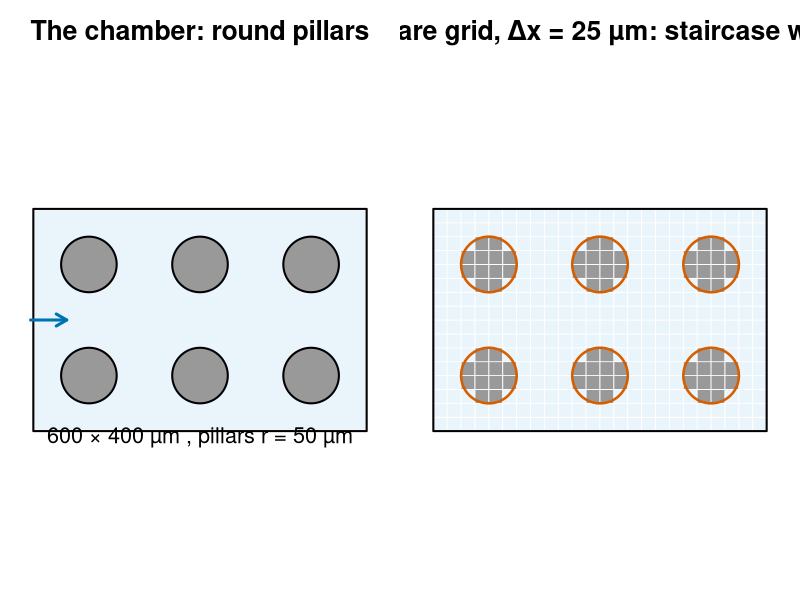
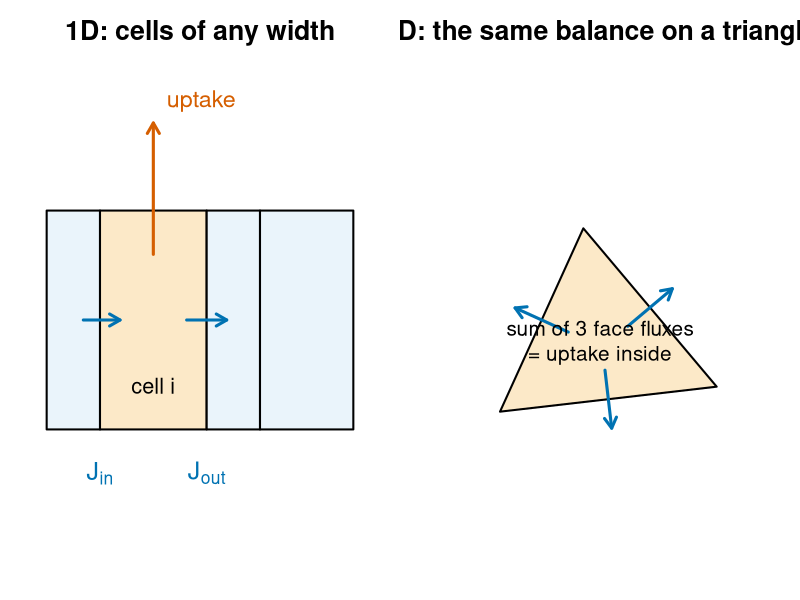
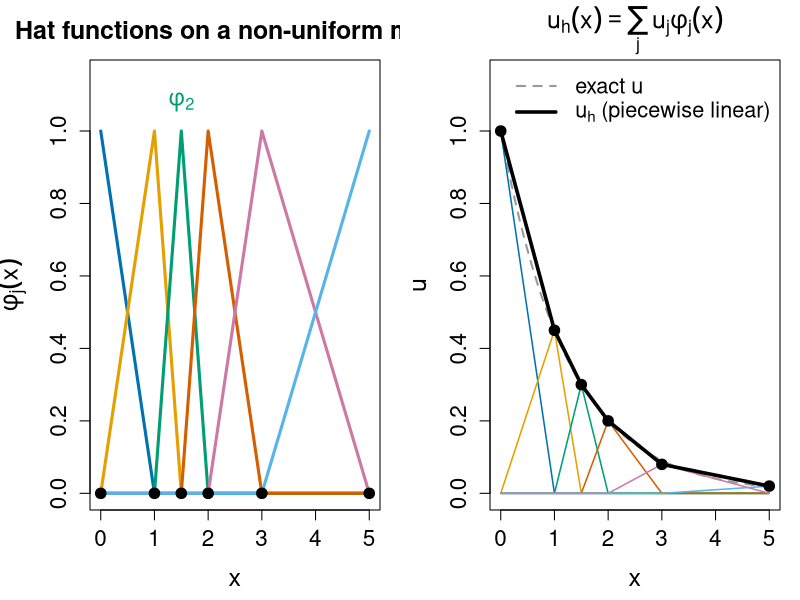
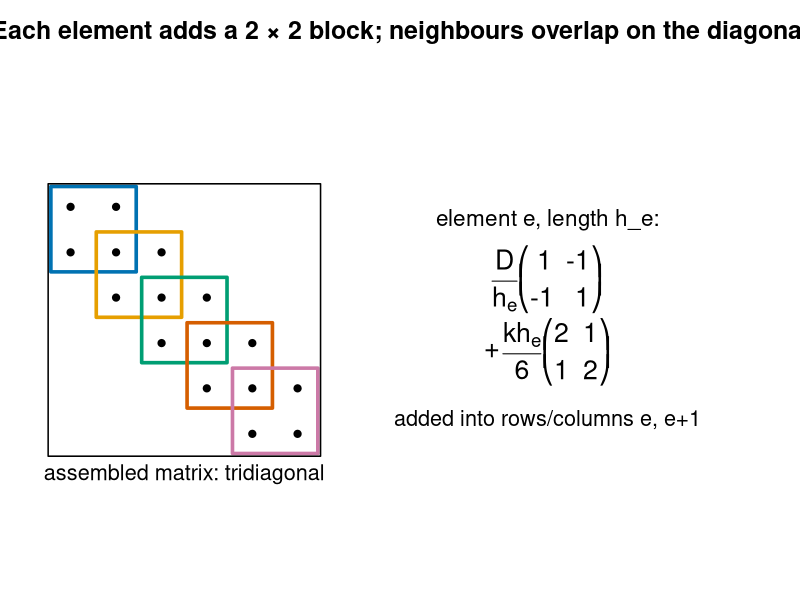
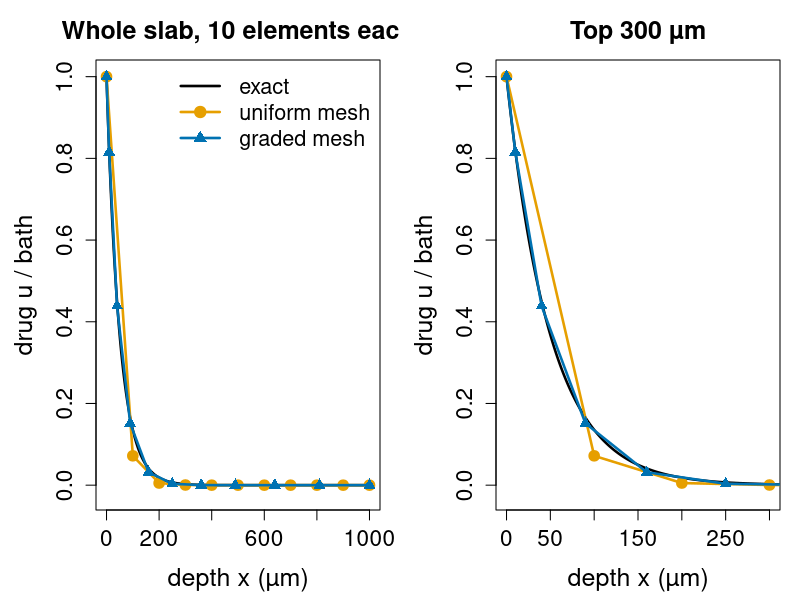
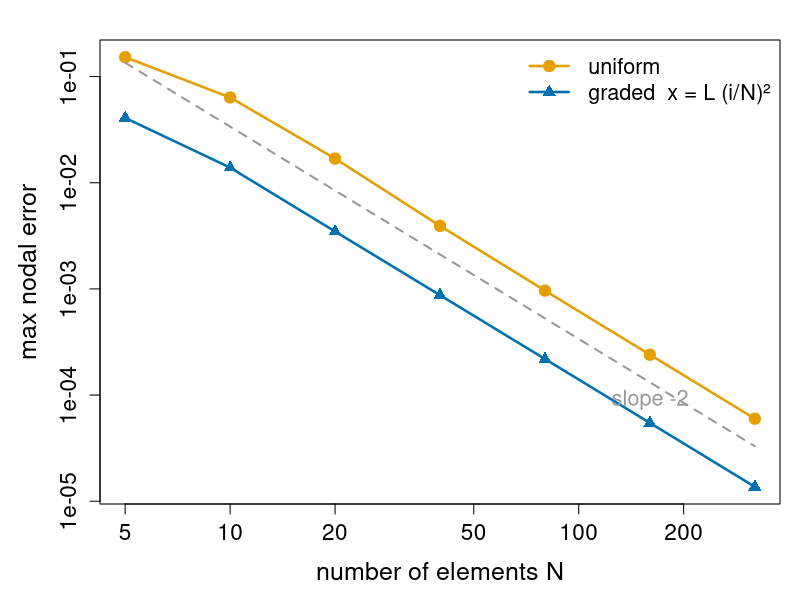
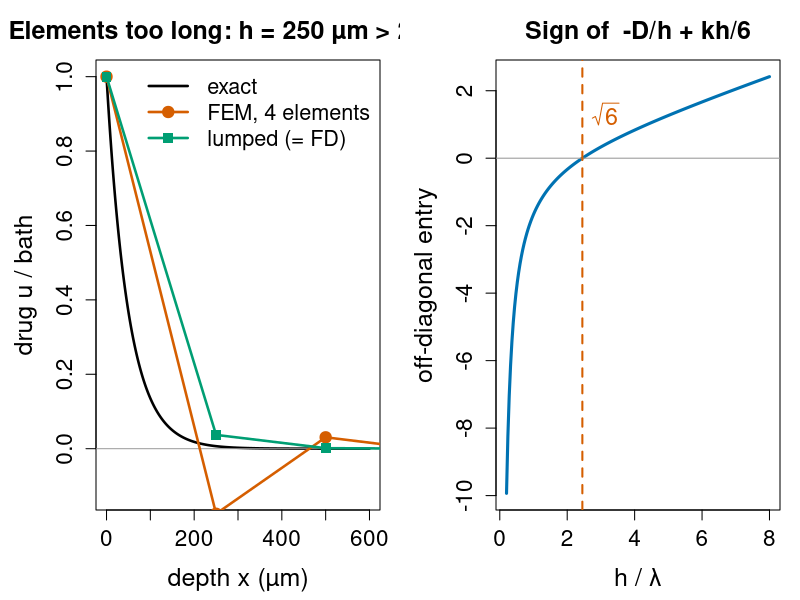
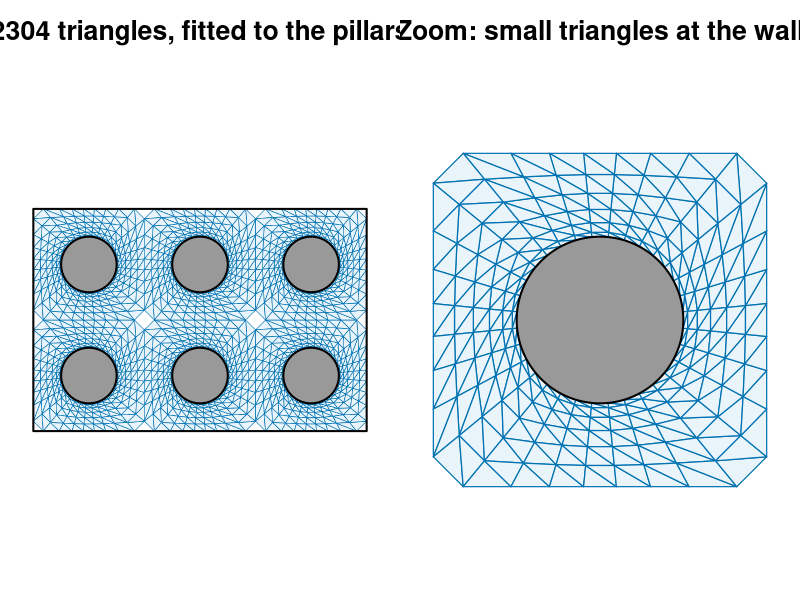

Reproduce these figures in R, in order.
# Figures for the fem-outlook/ unit ("Beyond rectangles: finite elements and flow").
#
# Re-run by hand from this folder (it is NOT run by `quarto render`):
#   cd fem-outlook && Rscript make-fem-outlook-figs.R
#
# Base R graphics only (grDevices::svg). Colours are Okabe-Ito (colour-blind
# safe). Runs in a few seconds. Units: um and s throughout.
#
# Running examples (our own round numbers; all "data" are synthetic):
#   * culture chamber 600 x 400 um with a 3 x 2 array of round pillars,
#     radius 50 um, centres 200 um apart.
#   * drug diffusing into a hydrogel slab of thickness L = 1000 um with uptake
#     by embedded cells: -(D u')' + k u = 0, D = 100 um^2/s, k = 0.04 /s,
#     u(0) = 1 (bath), u'(L) = 0 (dish bottom). Length scale lambda = 50 um.
#   * Poiseuille flow between plates 100 um apart, mean speed 1000 um/s
#     (the T-sensor numbers of "Flow plus diffusion").
# Makes:
#   fig01-staircase.svg   chamber with pillars on a square grid: staircase walls
#   fig02-finite-volume.svg  conservation per cell: 1D row and a 2D triangle
#   fig03-hats.svg        hat functions on a non-uniform mesh, and their sum
#   fig04-assembly.svg    2 x 2 element matrices adding up to a tridiagonal one
#   fig05-slab.svg        hydrogel slab: exact profile, uniform vs graded mesh
#   fig06-error.svg       max nodal error vs number of elements, log-log
#   fig07-negative.svg    too-coarse mesh: negative concentration
#   fig08-mesh2d.svg      triangle mesh of the pillar chamber, graded at pillars
#   fig09-poiseuille.svg  Poiseuille profile across a channel, FEM nodes on it

oi <- c(orange = "#E69F00", sky = "#56B4E9", green = "#009E73",
        yellow = "#F0E442", blue = "#0072B2", red = "#D55E00",
        purple = "#CC79A7", grey = "#999999", black = "#000000")
um <- "µm"
par_big <- function(...) par(cex.lab = 1.5, cex.axis = 1.35, cex.main = 1.5, ...)

## ---- solver (same code as on the slides) -------------------------------------

thomas <- function(a, b, c, d) {                 # from "Implicit schemes ..."
  n <- length(d)
  for (i in 2:n) { w <- a[i] / b[i - 1]; b[i] <- b[i] - w * c[i - 1]; d[i] <- d[i] - w * d[i - 1] }
  x <- numeric(n); x[n] <- d[n] / b[n]
  for (i in (n - 1):1) x[i] <- (d[i] - c[i] * x[i + 1]) / b[i]
  x
}
assemble <- function(x, D, k, f = 0, lumped = FALSE) {
  n <- length(x); h <- diff(x)
  D <- rep_len(D, n - 1); k <- rep_len(k, n - 1); f <- rep_len(f, n - 1)
  di <- numeric(n); off <- numeric(n - 1); b <- numeric(n)
  for (e in 1:(n - 1)) {
    kd <- D[e] / h[e] + k[e] * h[e] * (if (lumped) 1 / 2 else 1 / 3)
    ko <- -D[e] / h[e] + k[e] * h[e] * (if (lumped) 0 else 1 / 6)
    di[e:(e + 1)] <- di[e:(e + 1)] + kd
    off[e] <- off[e] + ko
    b[e:(e + 1)] <- b[e:(e + 1)] + f[e] * h[e] / 2
  }
  list(di = di, off = off, b = b)
}
fem1d <- function(x, D, k, f = 0, u0 = 1, lumped = FALSE) {
  S <- assemble(x, D, k, f, lumped); off <- S$off
  rhs <- S$b[-1]; rhs[1] <- rhs[1] - off[1] * u0
  c(u0, thomas(off, S$di[-1], c(off[-1], 0), rhs))
}

L <- 1000; D <- 100; k <- 0.04; lam <- sqrt(D / k)
exact <- function(x) cosh((L - x) / lam) / cosh(L / lam)

## ---- chamber geometry ----------------------------------------------------------

W <- 600; H <- 400; R <- 50
cx <- c(100, 300, 500); cy <- c(100, 300)
centres <- expand.grid(x = cx, y = cy)
in_pillar <- function(x, y) {
  d2 <- outer(x, centres$x, "-")^2 + outer(y, centres$y, "-")^2
  apply(d2 <= R^2, 1, any)
}
draw_pillars <- function(col = oi["grey"], border = oi["black"]) {
  th <- seq(0, 2 * pi, length.out = 200)
  for (i in seq_len(nrow(centres)))
    polygon(centres$x[i] + R * cos(th), centres$y[i] + R * sin(th),
            col = col, border = border, lwd = 2)
}

## ---- fig01: staircase ------------------------------------------------------------

svg("fig01-staircase.svg", width = 12, height = 4.6)
par(mfrow = c(1, 2), mar = c(1, 1, 3, 1))
plot(NA, xlim = c(0, W), ylim = c(0, H), asp = 1, axes = FALSE, xlab = "", ylab = "")
title("The chamber: round pillars", cex.main = 1.6)
rect(0, 0, W, H, col = "#EAF4FB", border = oi["black"], lwd = 2)
draw_pillars()
arrows(-5, 200, 60, 200, length = 0.12, lwd = 3, col = oi["blue"])
text(300, -12, paste("600 ×", 400, um, ", pillars r = 50", um), cex = 1.3, xpd = NA)

hgrid <- 25
plot(NA, xlim = c(0, W), ylim = c(0, H), asp = 1, axes = FALSE, xlab = "", ylab = "")
title(paste0("Square grid, Δx = ", hgrid, " ", um, ": staircase walls"), cex.main = 1.6)
xs <- seq(hgrid / 2, W - hgrid / 2, by = hgrid); ys <- seq(hgrid / 2, H - hgrid / 2, by = hgrid)
G <- expand.grid(x = xs, y = ys)
solid <- in_pillar(G$x, G$y)
rect(G$x - hgrid / 2, G$y - hgrid / 2, G$x + hgrid / 2, G$y + hgrid / 2,
     col = ifelse(solid, oi["grey"], "#EAF4FB"), border = "white", lwd = 0.8)
th <- seq(0, 2 * pi, length.out = 200)
for (i in seq_len(nrow(centres)))
  lines(centres$x[i] + R * cos(th), centres$y[i] + R * sin(th), col = oi["red"], lwd = 2.5)
rect(0, 0, W, H, border = oi["black"], lwd = 2)
dev.off()

## ---- fig02: finite volumes -----------------------------------------------------

svg("fig02-finite-volume.svg", width = 12, height = 4.2)
par(mfrow = c(1, 2), mar = c(1, 1, 3, 1))
plot(NA, xlim = c(0, 5), ylim = c(0, 2.2), axes = FALSE, xlab = "", ylab = "")
title("1D: cells of any width", cex.main = 1.6)
edges <- c(0.2, 1.0, 2.6, 3.4, 4.8)
for (i in 1:4) rect(edges[i], 0.6, edges[i + 1], 1.6,
                    col = if (i == 2) "#FCE9C8" else "#EAF4FB", border = oi["black"], lwd = 2)
arrows(0.75, 1.1, 1.3, 1.1, lwd = 3, length = 0.12, col = oi["blue"])
arrows(2.3, 1.1, 2.9, 1.1, lwd = 3, length = 0.12, col = oi["blue"])
arrows(1.8, 1.4, 1.8, 2.0, lwd = 3, length = 0.12, col = oi["red"])
text(1.0, 0.4, expression(J["in"]), cex = 1.5, col = oi["blue"])
text(2.6, 0.4, expression(J["out"]), cex = 1.5, col = oi["blue"])
text(2.0, 2.1, "uptake", cex = 1.4, col = oi["red"], adj = 0)
text(1.8, 0.8, "cell i", cex = 1.3)

plot(NA, xlim = c(0, 4), ylim = c(0, 3), asp = 1, axes = FALSE, xlab = "", ylab = "")
title("2D: the same balance on a triangle", cex.main = 1.6)
P <- rbind(c(0.8, 0.4), c(3.4, 0.7), c(1.8, 2.6))
polygon(P, col = "#FCE9C8", border = oi["black"], lwd = 2)
for (s in 1:3) {
  a <- P[s, ]; b <- P[s %% 3 + 1, ]; m <- (a + b) / 2
  t <- b - a; nrm <- c(t[2], -t[1]) / sqrt(sum(t^2))
  arrows(m[1] - 0.35 * nrm[1], m[2] - 0.35 * nrm[2], m[1] + 0.35 * nrm[1], m[2] + 0.35 * nrm[2],
         lwd = 3, length = 0.12, col = oi["blue"])
}
text(2.0, 1.25, "sum of 3 face fluxes\n= uptake inside", cex = 1.25)
dev.off()

## ---- fig03: hat functions --------------------------------------------------------

svg("fig03-hats.svg", width = 12, height = 4.6)
par(mfrow = c(1, 2), mar = c(4.5, 4.5, 3, 1)); par_big()
xn <- c(0, 1, 1.5, 2, 3, 5)
cols <- c(oi["blue"], oi["orange"], oi["green"], oi["red"], oi["purple"], oi["sky"])
plot(NA, xlim = range(xn), ylim = c(0, 1.15), xlab = "x", ylab = expression(phi[j](x)))
title("Hat functions on a non-uniform mesh", cex.main = 1.5)
for (j in seq_along(xn)) {
  y <- as.numeric(seq_along(xn) == j)
  lines(xn, y, col = cols[j], lwd = 3)
}
points(xn, rep(0, length(xn)), pch = 19, cex = 1.4)
text(1.5, 1.08, expression(phi[2]), cex = 1.4, col = oi["green"])
uj <- c(1, 0.45, 0.3, 0.2, 0.08, 0.02)
xf <- seq(0, 5, length.out = 400)
plot(xf, exp(-0.8 * xf), type = "l", lwd = 2, lty = 2, col = oi["grey"],
     xlab = "x", ylab = "u", ylim = c(0, 1.15))
title(expression(u[h](x) == sum(u[j] * phi[j](x), j)), cex.main = 1.5)
for (j in seq_along(xn)) {
  y <- uj[j] * as.numeric(seq_along(xn) == j)
  lines(xn, y, col = cols[j], lwd = 1.5)
}
lines(xn, uj, lwd = 3.5, col = oi["black"])
points(xn, uj, pch = 19, cex = 1.4)
legend("topright", c("exact u", expression(u[h]~"(piecewise linear)")), lty = c(2, 1),
       lwd = c(2, 3.5), col = c(oi["grey"], oi["black"]), bty = "n", cex = 1.3)
dev.off()

## ---- fig04: assembly -----------------------------------------------------------

svg("fig04-assembly.svg", width = 11, height = 4.8)
par(mar = c(1, 1, 3, 1))
n <- 6
plot(NA, xlim = c(0, 15.5), ylim = c(-0.5, n + 0.5), axes = FALSE, xlab = "", ylab = "", asp = 1)
title("Each element adds a 2 × 2 block; neighbours overlap on the diagonal", cex.main = 1.5)
ecol <- c(oi["blue"], oi["orange"], oi["green"], oi["red"], oi["purple"])
## element blocks, offset a little so overlap is visible
for (e in 1:(n - 1)) {
  x0 <- e - 1; y0 <- n - e - 1
  rect(x0 + 0.06, y0 + 0.06, x0 + 1.94, y0 + 1.94, border = ecol[e], lwd = 3.5)
}
for (i in 1:n) for (j in 1:n) if (abs(i - j) <= 1)
  text(j - 0.5, n - i + 0.5, if (i == j) "•" else "•", cex = 2)
rect(0, 0, n, n, border = oi["black"], lwd = 1.5)
text(n / 2, -0.4, "assembled matrix: tridiagonal", cex = 1.3)
## element matrix
text(11, 5.2, "element e, length h_e:", cex = 1.35)
text(11, 3.9, expression(frac(D, h[e]) * bgroup("(", atop(" 1  -1", "-1   1"), ")")), cex = 1.6)
text(11, 2.3, expression(+ frac(k * h[e], 6) * bgroup("(", atop("2  1", "1  2"), ")")), cex = 1.6)
text(11, 0.8, "added into rows/columns e, e+1", cex = 1.3)
dev.off()

## ---- fig05: slab profiles --------------------------------------------------------

xu <- seq(0, L, length.out = 11); xg <- L * (0:10 / 10)^2
uu <- fem1d(xu, D, k); ug <- fem1d(xg, D, k)
svg("fig05-slab.svg", width = 12, height = 4.8)
par(mfrow = c(1, 2), mar = c(4.5, 4.8, 3, 1)); par_big()
xf <- seq(0, L, length.out = 1000)
for (zoom in c(FALSE, TRUE)) {
  xl <- if (zoom) c(0, 300) else c(0, L)
  plot(xf, exact(xf), type = "l", lwd = 2.5, col = oi["black"], xlim = xl, ylim = c(-0.02, 1),
       xlab = paste0("depth x (", um, ")"), ylab = "drug u / bath")
  title(if (zoom) "Top 300 µm" else "Whole slab, 10 elements each", cex.main = 1.5)
  lines(xu, uu, col = oi["orange"], lwd = 2.5, type = "o", pch = 19, cex = 1.2)
  lines(xg, ug, col = oi["blue"], lwd = 2.5, type = "o", pch = 17, cex = 1.2)
  if (!zoom) legend("topright", c("exact", "uniform mesh", "graded mesh"),
                    col = c(oi["black"], oi["orange"], oi["blue"]), lwd = 2.5,
                    pch = c(NA, 19, 17), bty = "n", cex = 1.3)
}
dev.off()

## ---- fig06: error vs N -------------------------------------------------------------

Ns <- c(5, 10, 20, 40, 80, 160, 320)
err <- t(sapply(Ns, function(N) {
  xu <- seq(0, L, length.out = N + 1); xg <- L * (0:N / N)^2
  c(max(abs(fem1d(xu, D, k) - exact(xu))), max(abs(fem1d(xg, D, k) - exact(xg))))
}))
svg("fig06-error.svg", width = 8, height = 5.2)
par(mar = c(4.8, 5, 2, 1)); par_big()
plot(Ns, err[, 1], log = "xy", type = "o", pch = 19, lwd = 2.5, col = oi["orange"], cex = 1.3,
     xlab = "number of elements N", ylab = "max nodal error", ylim = range(err))
lines(Ns, err[, 2], type = "o", pch = 17, lwd = 2.5, col = oi["blue"], cex = 1.3)
lines(Ns, 0.5 * err[3, 1] * (Ns / Ns[3])^-2, lty = 2, col = oi["grey"], lwd = 2)
text(160, 0.5 * err[3, 1] * (160 / Ns[3])^-2, "slope -2", pos = 1, cex = 1.3, col = oi["grey"])
legend("topright", c("uniform", "graded  x = L (i/N)²"), col = c(oi["orange"], oi["blue"]),
       pch = c(19, 17), lwd = 2.5, bty = "n", cex = 1.3)
dev.off()

## ---- fig07: negative concentration --------------------------------------------------

svg("fig07-negative.svg", width = 12, height = 4.6)
par(mfrow = c(1, 2), mar = c(4.5, 4.8, 3, 1)); par_big()
xf <- seq(0, 600, length.out = 600)
x4 <- seq(0, L, length.out = 5); x8 <- seq(0, L, length.out = 9)
plot(xf, exact(xf), type = "l", lwd = 2.5, xlim = c(0, 600), ylim = c(-0.12, 1),
     xlab = paste0("depth x (", um, ")"), ylab = "drug u / bath")
abline(h = 0, col = oi["grey"])
title("Elements too long: h = 250 µm > 2.45 λ", cex.main = 1.5)
lines(x4, fem1d(x4, D, k), type = "o", pch = 19, lwd = 2.5, col = oi["red"], cex = 1.3)
lines(x4, fem1d(x4, D, k, lumped = TRUE), type = "o", pch = 15, lwd = 2.5, col = oi["green"], cex = 1.3)
legend("topright", c("exact", "FEM, 4 elements", "lumped (= FD)"),
       col = c(oi["black"], oi["red"], oi["green"]), lwd = 2.5, pch = c(NA, 19, 15), bty = "n", cex = 1.3)
hs <- seq(10, 400, by = 2)
plot(hs / lam, -D / hs + k * hs / 6, type = "l", lwd = 3, col = oi["blue"],
     xlab = "h / λ", ylab = "off-diagonal entry")
abline(h = 0, col = oi["grey"]); abline(v = sqrt(6), lty = 2, lwd = 2, col = oi["red"])
text(sqrt(6), 1.2, expression(sqrt(6)), pos = 4, cex = 1.4, col = oi["red"])
title("Sign of  -D/h + kh/6", cex.main = 1.5)
dev.off()

## ---- fig08: 2D triangle mesh -----------------------------------------------------

## O-grid around each pillar: blend circle and square cell boundary, graded
## towards the pillar; split each quadrilateral into two triangles.
svg("fig08-mesh2d.svg", width = 12, height = 4.6)
par(mfrow = c(1, 2), mar = c(1, 1, 3, 1))
mesh_cell <- function(x0, y0, a = 100, r = R, M = 32, Rn = 6, grade = 1.6) {
  th <- 2 * pi * (0:(M - 1)) / M + pi / M
  s <- ((0:Rn) / Rn)^grade
  sq <- cbind(cos(th), sin(th)) / pmax(abs(cos(th)), abs(sin(th))) * a
  ci <- cbind(cos(th), sin(th)) * r
  X <- outer(1 - s, ci[, 1]) + outer(s, sq[, 1]) + x0
  Y <- outer(1 - s, ci[, 2]) + outer(s, sq[, 2]) + y0
  tris <- list()
  for (i in 1:Rn) for (j in 1:M) {
    j2 <- j %% M + 1
    tris[[length(tris) + 1]] <- cbind(c(X[i, j], X[i + 1, j], X[i + 1, j2]),
                                      c(Y[i, j], Y[i + 1, j], Y[i + 1, j2]))
    tris[[length(tris) + 1]] <- cbind(c(X[i, j], X[i + 1, j2], X[i, j2]),
                                      c(Y[i, j], Y[i + 1, j2], Y[i, j2]))
  }
  tris
}
alltris <- list()
for (i in seq_len(nrow(centres))) alltris <- c(alltris, mesh_cell(centres$x[i], centres$y[i]))
plot(NA, xlim = c(0, W), ylim = c(0, H), asp = 1, axes = FALSE, xlab = "", ylab = "")
title(paste(length(alltris), "triangles, fitted to the pillars"), cex.main = 1.6)
for (tr in alltris) polygon(tr, col = "#EAF4FB", border = oi["blue"], lwd = 0.6)
draw_pillars()
rect(0, 0, W, H, border = oi["black"], lwd = 2)
## zoom on one pillar
plot(NA, xlim = c(200, 400), ylim = c(200, 400), asp = 1, axes = FALSE, xlab = "", ylab = "")
title("Zoom: small triangles at the wall", cex.main = 1.6)
for (tr in mesh_cell(300, 300)) polygon(tr, col = "#EAF4FB", border = oi["blue"], lwd = 1.2)
th <- seq(0, 2 * pi, length.out = 200)
polygon(300 + R * cos(th), 300 + R * sin(th), col = oi["grey"], border = oi["black"], lwd = 2)
dev.off()
cat("triangles:", length(alltris), " grid cells in pillars (fig01):", sum(solid), "\n")

## ---- fig09: Poiseuille ---------------------------------------------------------------

w <- 100; ubar <- 1000; G <- 12 * ubar / w^2           # G = pressure gradient / viscosity
yh <- seq(0, w / 2, length.out = 6)
uh <- fem1d(yh, D = 1, k = 0, f = G, u0 = 0)            # half channel, symmetry at centre
svg("fig09-poiseuille.svg", width = 11, height = 4.6)
par(mfrow = c(1, 2), mar = c(4.5, 4.8, 3, 1)); par_big()
yf <- seq(0, w, length.out = 300)
plot(G / 2 * yf * (w - yf), yf, type = "l", lwd = 3, col = oi["blue"],
     xlab = paste0("speed (", um, "/s)"), ylab = paste0("y across channel (", um, ")"),
     xlim = c(0, 1600))
points(uh, yh, pch = 19, cex = 1.5, col = oi["red"])
abline(v = ubar, lty = 2, col = oi["grey"], lwd = 2)
text(ubar, 95, "mean", pos = 2, cex = 1.3, col = oi["grey"])
title("Straight channel: a parabola", cex.main = 1.5)
legend("bottomright", c("exact", "FEM nodes (5 elements)"), col = c(oi["blue"], oi["red"]),
       lwd = c(3, NA), pch = c(NA, 19), bty = "n", cex = 1.2)
## sketch: pillars, no formula
par(mar = c(1, 1, 3, 1))
plot(NA, xlim = c(0, W), ylim = c(0, H), asp = 1, axes = FALSE, xlab = "", ylab = "")
title("Around pillars: no formula", cex.main = 1.5)
rect(0, 0, W, H, col = "#EAF4FB", border = oi["black"], lwd = 2)
draw_pillars()
for (yy in c(20, 200, 380)) arrows(10, yy, 60, yy, length = 0.1, lwd = 2.5, col = oi["blue"])
text(300, 200, "?", cex = 4, col = oi["red"])
dev.off()

cat("uniform/graded max err N=10:", err[2, ], "\n")
print(round(uh, 6))
